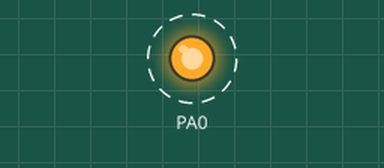
Recording of a program running on a simulated ATmega32, built with avr-gcc and emulated at 1 MHz (the files do not name the chip). On the bench: output pins drawn as LEDs (lit = HIGH). Dashed ring = blinking.

Above: at 0.5 s.
Timing chart, 0 to 4.6 s (numbered marks = the images above):
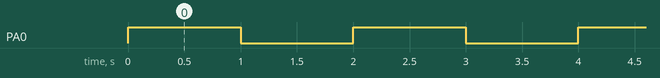

Measured:
- by itself, PA0: alternates HIGH for 1.0 s and LOW for 1.0 s

The program:

main.c
```c
/*
 * main.c
 *
 *  Created on: Oct 6, 2023
 *      Author: Wesam Abdelaziz
 */

typedef unsigned char u8;
#define F_CPU 1000000UL
#include <avr/io.h>
#include <util/delay.h>

#define	PORTA *((u8*)0x3B)
#define	DDRA *((u8*)0x3A)
#define	PINA *((volatile u8*)0x39)

#define	PORTB *((u8*)0x38)
#define	DDRB *((u8*)0x37)
#define	PINB *((volatile u8*)0x36)

#define	DDRD *((u8*)0x31)
int main(void)
{ 	DDRA=0x01;
	PORTA=0;

	while(1)
	{
		PORTA |= (1<<0);
		_delay_ms(1000);
		PORTA &= ~(1<<0);
		_delay_ms(1000);

	}
}
```
